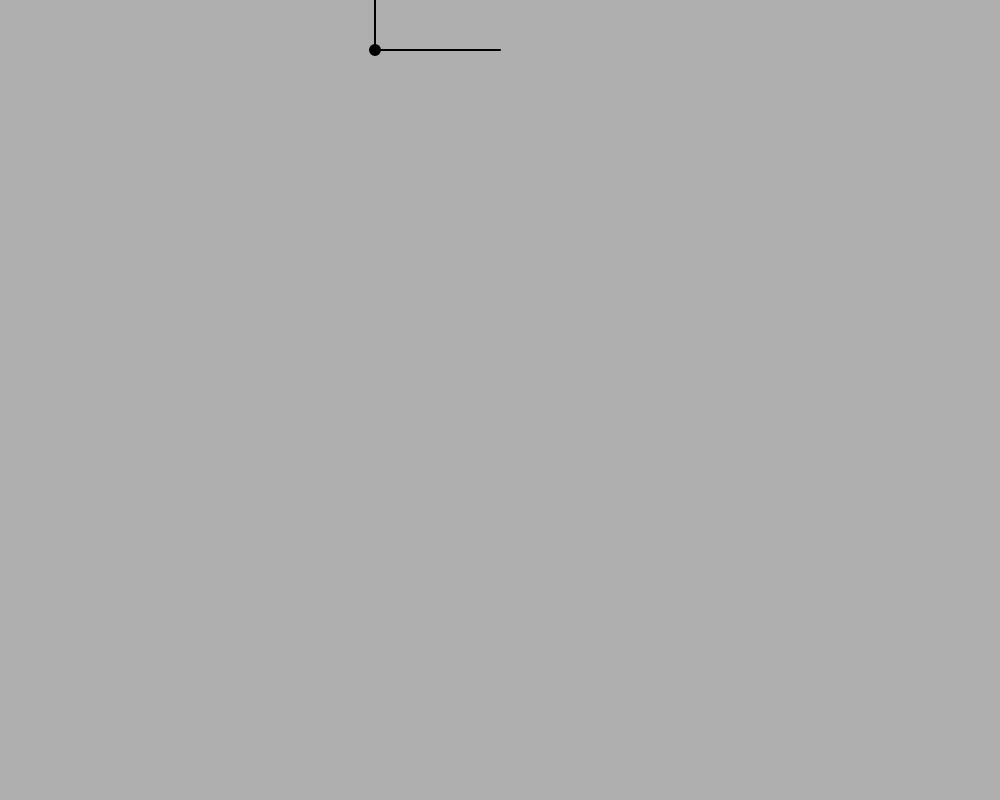
Frame 1 (no input)
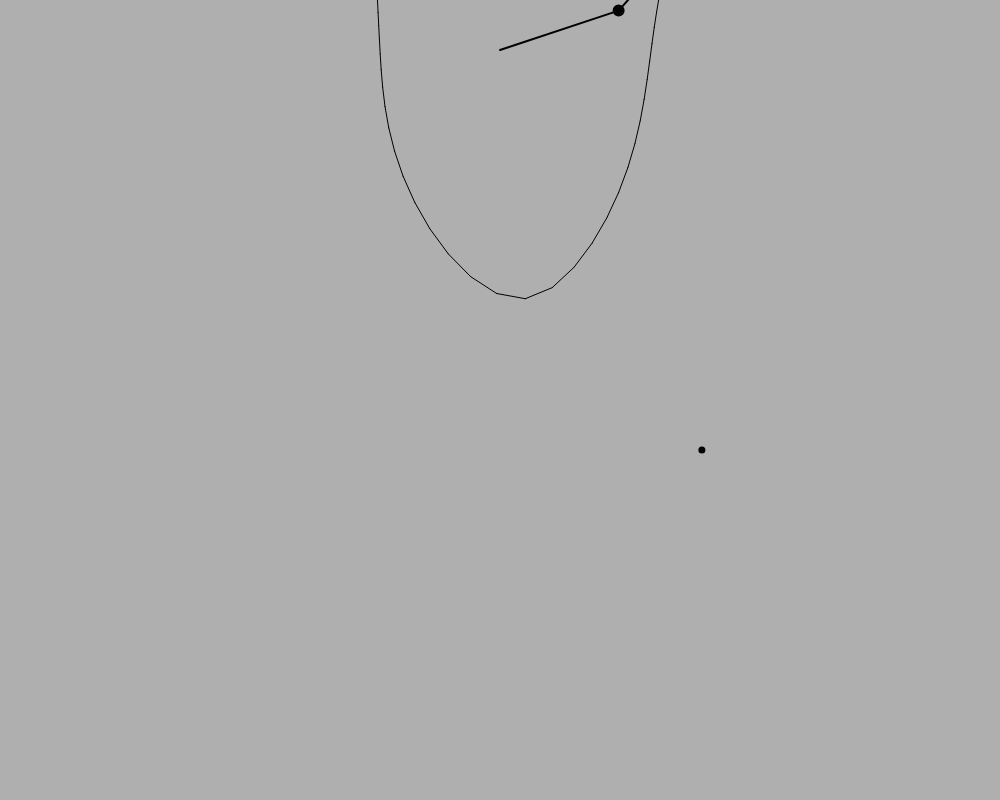
Frame 60 (no input)
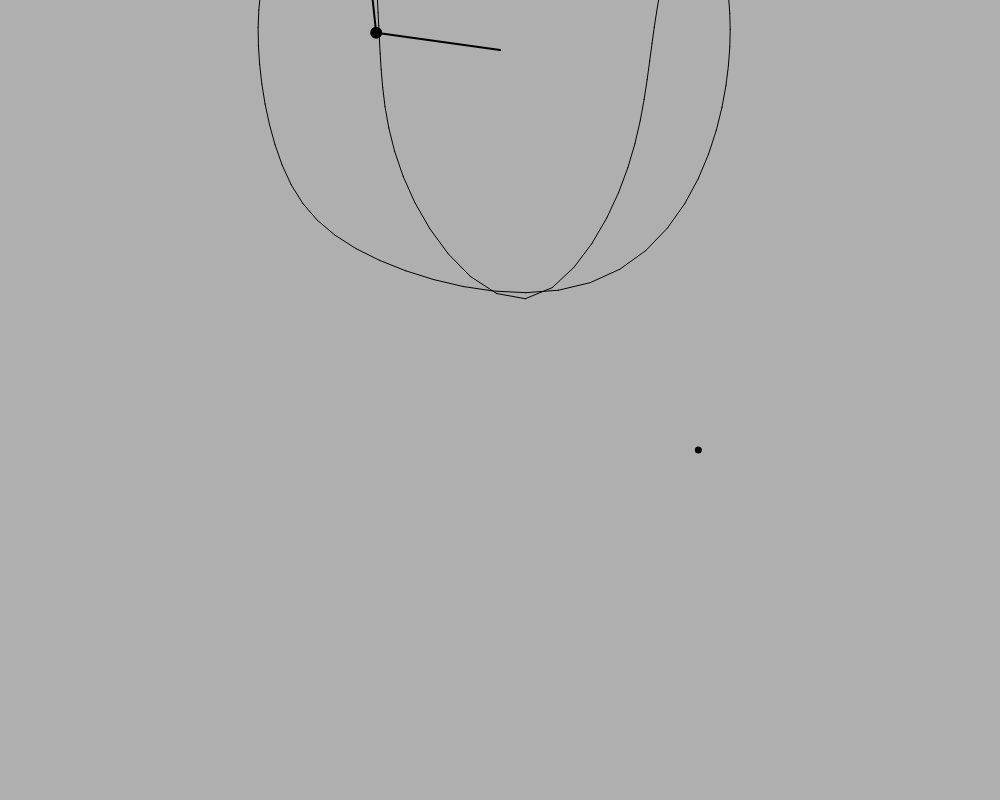
Frame 120 (the mouse pressed at the canvas centre since frame 60)

The p5.js sketch that drew these frames (run headless with seeded random() and noise() and a simulated clock; from frame 60 on, the mouse is pressed at the canvas centre):

// p5.js sketch
// ── sketch.js
let r1 = 125;
let r2 = 125;
let m1 = 10;
let m2 = 10;
let a1 = 0;
let a2 = 0;
let a1_v = 0;
let a2_v = 0;
let g = 1;

let px2 = -1;
let py2 = -1;
let psx1 = -1;
let psy1 = -1;
let psx2 = -1;
let psy2 = -1;
let cx, cy;
let px1 = -1;
let py1 = -1;


let buffer;

function setup() {
  createCanvas(1000, 800);
  //Issue with wrong rendering on a retina Mac. See issue: https://github.com/CodingTrain/website/issues/574
  frameRate(30);
  a1 = -PI / 2;
  a2 = -PI;
  cx = width / 2;
  cy = 50;
  buffer = createGraphics(width, height);
  buffer.background(175);
  buffer.translate(cx, cy);

  
}

function draw() {
  background(175);
  imageMode(CORNER);
  image(buffer, 0, 0, width, height);
  

  let num1 = -g * (2 * m1 + m2) * sin(a1);
  let num2 = -m2 * g * sin(a1 - 2 * a2);
  let num3 = -2 * sin(a1 - a2) * m2;
  let num4 = a2_v * a2_v * r2 + a1_v * a1_v * r1 * cos(a1 - a2);
  let den = r1 * (2 * m1 + m2 - m2 * cos(2 * a1 - 2 * a2));
  let a1_a = (num1 + num2 + num3 * num4) / den;

  num1 = 2 * sin(a1 - a2);
  num2 = (a1_v * a1_v * r1 * (m1 + m2));
  num3 = g * (m1 + m2) * cos(a1);
  num4 = a2_v * a2_v * r2 * m2 * cos(a1 - a2);
  den = r2 * (2 * m1 + m2 - m2 * cos(2 * a1 - 2 * a2));
  let a2_a = (num1 * (num2 + num3 + num4)) / den;

  translate(cx, cy);
  stroke(0);
  strokeWeight(2);

  let x1 = r1 * sin(a1);
  let y1 = r1 * cos(a1);

  //let sx1 = x1 + 200;
  //let sy1 = y1 + 400;

  let x2 = x1 + r2 * sin(a2);
  let y2 = y1 + r2 * cos(a2);

  //let sx2 = x2 - 200;
  //let sy2 = y2 + 400;

  line(0, 0, x1, y1);
  fill(0);
  ellipse(x1, y1, m1, m1);

  line(x1, y1, x2, y2);
  fill(0);
  ellipse(x2, y2, m2, m2);

 // line(200, 400, sx1, sy1);
  //fill(0);
  //ellipse(sx1, sy1, m1, m1);

  //line(-200, 400, sx2, sy2);
  //fill(0);
  //ellipse(sx2, sy2, m1, m1);
  v1 = sqrt((x1-px1)^2 + (y1 - py1)^2)/30
  v2 = sqrt((x2-px2)^2 + (y2 - py2)^2)/30
 
  a1_v += a1_a;
  a2_v += a2_a;
  a1 += a1_v;
  a2 += a2_v;

  // a1_v *= 0.99;
  // a2_v *= 0.99;

  buffer.stroke(0);
  if (frameCount > 1) {
    buffer.line(px2, py2, x2, y2);
    //buffer.line(psx1, psy1, sx1, sy1);
    //buffer.line(psx2, psy2, sx2, sy2);
    //buffer.stroke(255, 204, 0);
    //buffer.line(px1, py1, x1, y1);
    
  }
  px1 = x1;
  py1 = y1;
  px2 = x2;
  py2 = y2;

  circle(200 + a1, 400+ v1, 5)
  
   
  //psx1 = sx1;
  //psy1 = sy1;
  //psx2 = sx2;
  //psy2 = sy2;
}
